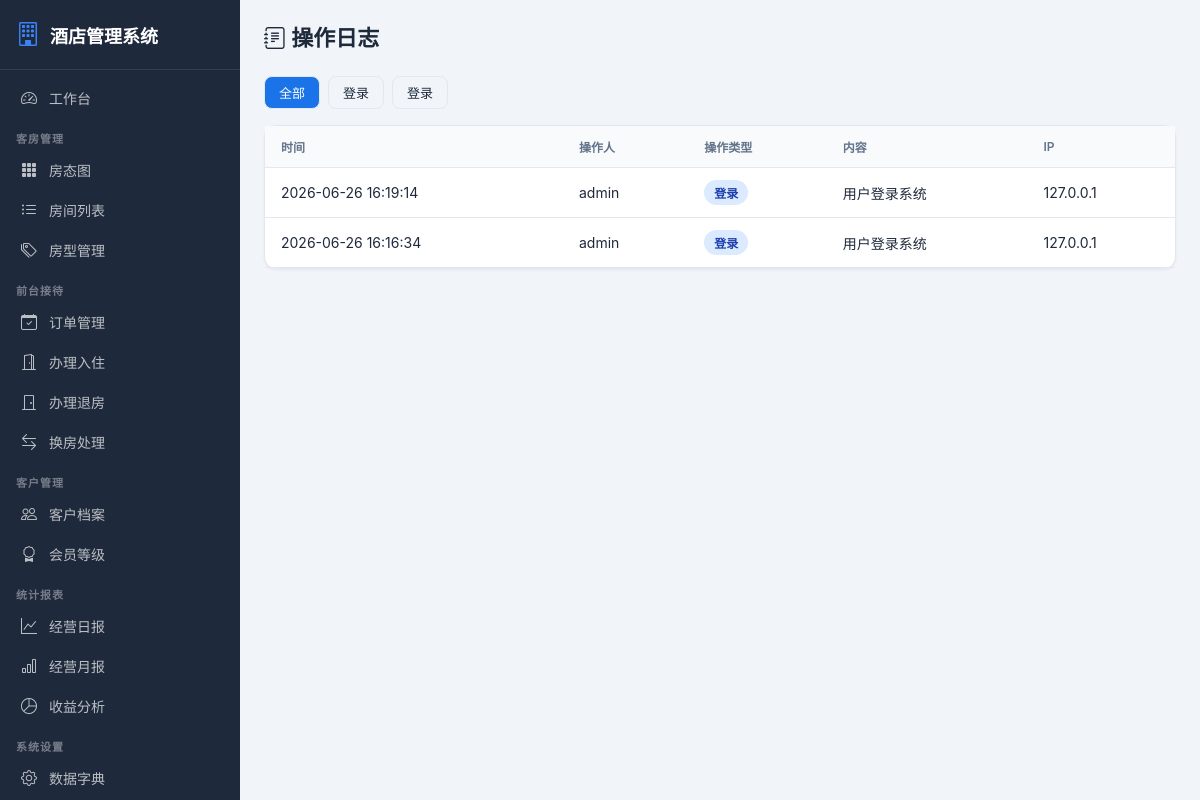
/system/logs/ (signed in), run on the app's committed database.
### system_config/models.py (models this page shows, shortened)
class OperationLog(models.Model):
    user = models.ForeignKey(User, on_delete=models.SET_NULL, null=True, verbose_name="操作人")
    action = models.CharField(verbose_name="操作类型", max_length=50)
    content = models.TextField(verbose_name="操作内容")
    ip_address = models.GenericIPAddressField(verbose_name="IP地址", null=True, blank=True)
    created_at = models.DateTimeField(verbose_name="操作时间", auto_now_add=True)
    class Meta:
        verbose_name = "操作日志"
        verbose_name_plural = "操作日志"
        ordering = ["-created_at"]

### system_config/views.py (the view)
# urls.py: path("logs/", views.operation_logs, name="operation_logs"),
@login_required
def operation_logs(request):
    action = request.GET.get("action", "")
    logs = OperationLog.objects.select_related("user").all()
    if action:
        logs = logs.filter(action=action)
    actions = OperationLog.objects.values_list("action", flat=True).distinct()
    return render(request, "system_config/log_list.html", {
        "logs": logs, "action_filter": action, "actions": actions
    })

### system_config/templates/system_config/log_list.html (shortened to what this page needs)
{% extends 'base.html' %}
{% block content %}
<div class="page-header"><h1><i class="bi bi-journal-text"></i> 操作日志</h1></div>
<div class="filter-bar">
    <a href="?" class="btn btn-outline btn-sm {% if not action_filter %}active{% endif %}" style="{% if not action_filter %}background:var(--primary);color:#fff{% endif %}">全部</a>
    {% for a in actions %}
    <a href="?action={{ a }}" class="btn btn-outline btn-sm {% if action_filter == a %}active{% endif %}" style="{% if action_filter == a %}background:var(--primary);color:#fff{% endif %}">{{ a }}</a>
    {% endfor %}
</div>
<div class="card"><div class="card-body" style="padding:0">
<table class="table">
<thead><tr><th>时间</th><th>操作人</th><th>操作类型</th><th>内容</th><th>IP</th></tr></thead>
<tbody>
{% for log in logs %}
<tr><td>{{ log.created_at|date:"Y-m-d H:i:s" }}</td><td>{{ log.user.username|default:"系统" }}</td>
<td><span class="badge badge-info">{{ log.action }}</span></td><td>{{ log.content }}</td><td>{{ log.ip_address }}</td></tr>
{% empty %}
<tr><td colspan="5" style="text-align:center;color:var(--text-light);padding:30px">暂无日志</td></tr>
{% endfor %}
</tbody></table></div></div>
{% endblock %}

### static/css/style.css (style rules this page uses)
:root { --primary: #1a73e8; --primary-dark: #1557b0; --sidebar-bg: #1e293b; --sidebar-hover: #334155; --bg: #f1f5f9; --card-bg: #ffffff; --text: #1e293b; --text-light: #64748b; --border: #e2e8f0; --success: #10b981; --warning: #f59e0b; --danger: #ef4444; --info: #3b82f6; }
* { margin: 0; padding: 0; box-sizing: border-box; }
body { font-family: -apple-system, BlinkMacSystemFont, "Segoe UI", Roboto, "PingFang SC", "Microsoft YaHei", sans-serif; background: var(--bg); color: var(--text); display: flex; min-height: 100vh; }
.page-header { display: flex; justify-content: space-between; align-items: center; margin-bottom: 24px; }
.page-header h1 { font-size: 22px; font-weight: 700; }
.card { background: var(--card-bg); border-radius: 12px; box-shadow: 0 1px 3px rgba(0,0,0,0.06); border: 1px solid var(--border); margin-bottom: 16px; }
.card-body { padding: 20px; }
.table { width: 100%; border-collapse: collapse; }
.table th { text-align: left; padding: 12px 16px; font-size: 12px; font-weight: 600; text-transform: uppercase; color: var(--text-light); background: #f8fafc; border-bottom: 1px solid var(--border); }
.table td { padding: 12px 16px; border-bottom: 1px solid var(--border); font-size: 14px; }
.badge { display: inline-block; padding: 4px 10px; border-radius: 20px; font-size: 12px; font-weight: 600; }
.badge-info { background: #dbeafe; color: #1e40af; }
.btn { display: inline-flex; align-items: center; gap: 6px; padding: 8px 16px; border-radius: 8px; font-size: 14px; font-weight: 500; border: none; cursor: pointer; text-decoration: none; transition: all 0.15s; }
.btn-outline { background: transparent; border: 1px solid var(--border); color: var(--text); }
.btn-sm { padding: 5px 10px; font-size: 12px; }
.filter-bar { display: flex; gap: 8px; flex-wrap: wrap; margin-bottom: 16px; }
.filter-bar .btn-outline { font-size: 13px; padding: 6px 14px; }

### data on the page
OperationLog: created_at "2026-06-26 16:19:14", user.username "admin", action "登录", content "用户登录系统", ip_address "127.0.0.1"
OperationLog: created_at "2026-06-26 16:16:34", user.username "admin", action "登录", content "用户登录系统", ip_address "127.0.0.1"

### other printed values
{{ a }} "登录" "登录"
